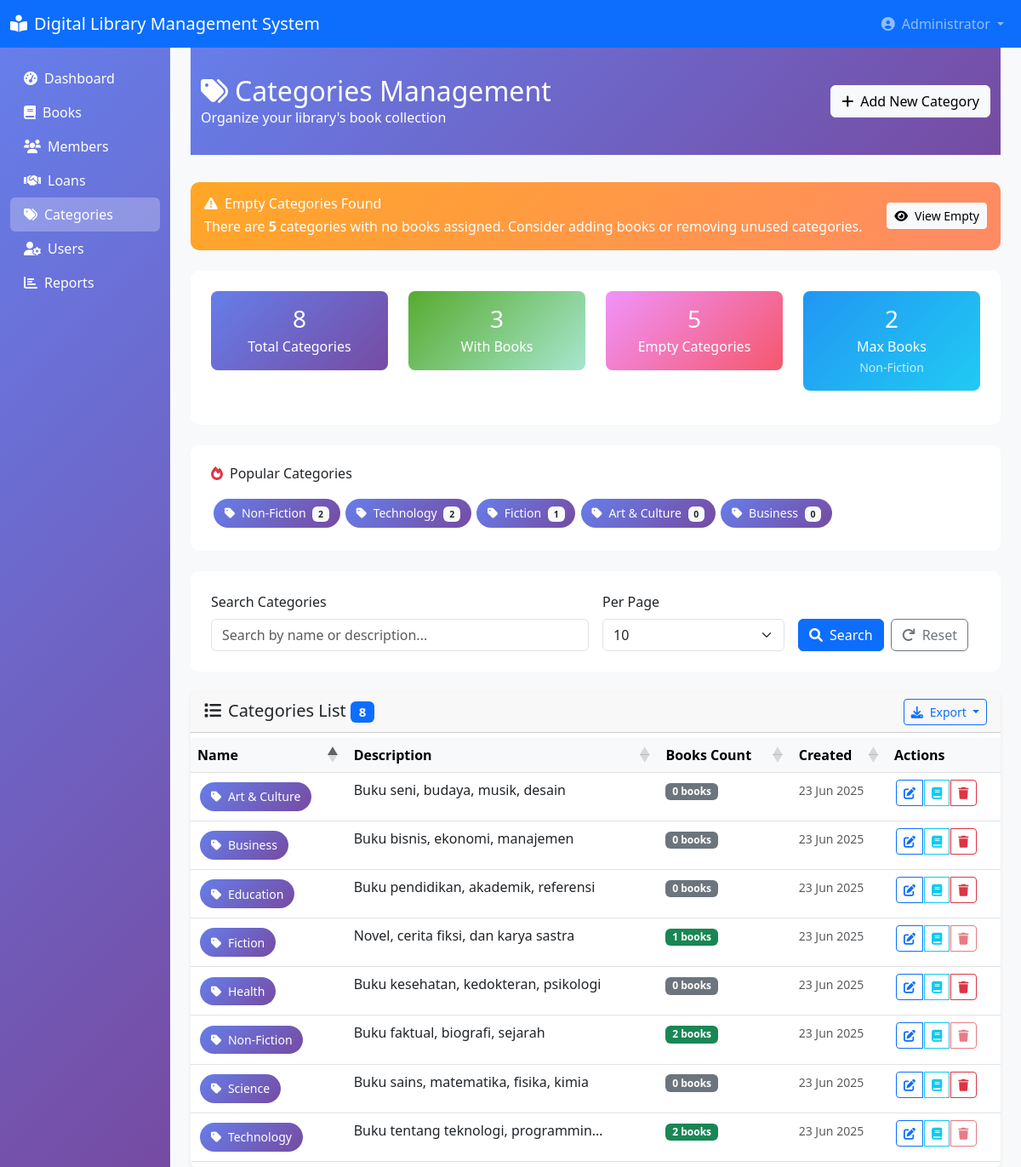
The app's page /categories.php (signed in) with its own data.
### tables this page shows
CREATE TABLE `categories` (
  `id` int NOT NULL,
  `name` varchar(100) NOT NULL,
  `description` text,
  `created_at` timestamp NULL DEFAULT CURRENT_TIMESTAMP,
  `updated_at` timestamp NULL DEFAULT CURRENT_TIMESTAMP ON UPDATE CURRENT_TIMESTAMP
);

### categories.php (the view, shortened to what the rows shown need)
<?php
require_once 'config.php';
require_once 'classes/BaseModel.php';
require_once 'classes/Category.php';
$categoryModel = new Category();
$action = $_GET['action'] ?? 'list';
$page = (int)($_GET['page'] ?? 1);
$perPage = (int)($_GET['per_page'] ?? RECORDS_PER_PAGE);
$search = sanitize($_GET['search'] ?? '');
try {
    $categories = $categoryModel->getCategoriesWithPagination($page, $perPage, $search);
    $popularCategories = $categoryModel->getPopularCategories(5);
} catch (Exception $e) {
    $message = "Error loading categories: " . $e->getMessage();
    $messageType = 'error';
    $categories = ['data' => [], 'total_pages' => 0, 'current_page' => 1];
    $categoryStats = ['total_categories' => 0, 'categories_with_books' => 0, 'empty_categories' => 0];
    $popularCategories = [];
    $emptyCategories = [];
}
$editCategory = null;
$csrfToken = generateCSRFToken();
?>
<!DOCTYPE html>
<html lang="en">
<head>
    <link href="https://cdn.jsdelivr.net/npm/bootstrap@5.3.0/dist/css/bootstrap.min.css" rel="stylesheet">
    <link href="https://cdnjs.cloudflare.com/ajax/libs/font-awesome/6.0.0/css/all.min.css" rel="stylesheet">
    <link href="https://cdn.datatables.net/1.13.0/css/dataTables.bootstrap5.min.css" rel="stylesheet">
</head>
<body>
    <div class="container-fluid">
        <div class="row">
            <main class="col-md-9 ms-sm-auto col-lg-10 px-md-4">
                <div class="page-header">
                    <div class="container-fluid">
                        <div class="row align-items-center">
                            <div class="col">
                                <h1 class="h2 mb-0">
                                    <i class="fas fa-tags me-2"></i>Categories Management
                                </h1>
                            </div>
                        </div>
                    </div>
                </div>
                <?php if ($action === 'add' || $action === 'edit'): ?>
                    <div class="card">
                        <div class="card-header">
                            <h5 class="mb-0">
                                <i class="fas fa-<?php echo $action === 'add' ? 'plus' : 'edit'; ?> me-2"></i>
                                <?php echo $action === 'add' ? 'Add New Category' : 'Edit Category'; ?>
                            </h5>
                        </div>
                        <div class="card-body">
                            <form method="POST" id="categoryForm">
                                <input type="hidden" name="csrf_token" value="<?php echo $csrfToken; ?>">
                                <?php if ($action === 'edit'): ?>
                                    <input type="hidden" name="category_id" value="<?php echo $editCategory['id']; ?>">
                                <?php endif; ?>
                                <div class="row">
                                    <div class="col-md-6 mb-3">
                                        <label for="name" class="form-label">Category Name *</label>
                                        <input type="text" class="form-control" id="name" name="name"
                                            value="<?php echo htmlspecialchars($editCategory['name'] ?? ''); ?>"
                                            required maxlength="100">
                                        <div class="form-text">Enter a unique category name</div>
                                    </div>
                                    <div class="col-md-6 mb-3">
                                        <label class="form-label">Category Preview</label>
                                        <div class="form-control-plaintext">
                                            <span class="category-tag" id="categoryPreview">
                                                <i class="fas fa-tag me-1"></i>
                                                <?php echo htmlspecialchars($editCategory['name'] ?? 'Category Name'); ?>
                                            </span>
                                        </div>
                                    </div>
                                </div>
                                <div class="mb-3">
                                    <label for="description" class="form-label">Description</label>
                                    <textarea class="form-control" id="description" name="description"
                                        rows="4" maxlength="500"><?php echo htmlspecialchars($editCategory['description'] ?? ''); ?></textarea>
                                    <div class="form-text">Optional description for this category (max 500 characters)</div>
                                </div>
                                <div class="d-flex gap-2">
                                    <button type="submit" name="<?php echo $action === 'add' ? 'add_category' : 'edit_category'; ?>" class="btn btn-primary">
                                        <i class="fas fa-save me-2"></i>
                                        <?php echo $action === 'add' ? 'Add Category' : 'Update Category'; ?>
                                    </button>
                                    <a href="categories.php" class="btn btn-secondary">
                                        <i class="fas fa-times me-2"></i>Cancel
                                    </a>
                                </div>
                            </form>
                        </div>
                    </div>
                <?php else: ?>
                    <?php if (!empty($popularCategories)): ?>
                        <div class="popular-categories">
                            <div class="d-flex flex-wrap">
                                <?php foreach ($popularCategories as $popular): ?>
                                    <a href="books.php?category=<?php echo $popular['id']; ?>" class="category-tag">
                                        <i class="fas fa-tag me-1"></i>
                                        <?php echo htmlspecialchars($popular['name']); ?>
                                        <span class="badge bg-light text-dark ms-1"><?php echo $popular['book_count']; ?></span>
                                    </a>
                                <?php endforeach; ?>
                            </div>
                        </div>
                    <?php endif; ?>
                    <div class="card">
                        <div class="card-body p-0">
                            <?php if (!empty($categories['data'])): ?>
                                <div class="table-responsive">
                                    <table class="table table-hover mb-0" id="categoriesTable">
                                        <thead class="table-light">
                                            <tr>
                                                <th>Name</th>
                                                <th>Description</th>
                                                <th>Books Count</th>
                                                <th>Created</th>
                                                <th>Actions</th>
                                            </tr>
                                        </thead>
                                        <tbody>
                                            <?php foreach ($categories['data'] as $category): ?>
                                                <tr>
                                                    <td>
                                                        <div class="d-flex align-items-center">
                                                            <span class="category-tag me-2">
                                                                <i class="fas fa-tag me-1"></i>
                                                                <?php echo htmlspecialchars($category['name']); ?>
                                                            </span>
                                                        </div>
                                                    </td>
                                                    <td>
                                                        <?php if ($category['description']): ?>
                                                            <span class="text-truncate d-inline-block" style="max-width: 300px;"
                                                                title="<?php echo htmlspecialchars($category['description']); ?>">
                                                                <?php echo htmlspecialchars($category['description']); ?>
                                                            </span>
                                                        <?php else: ?>
                                                            <span class="text-muted">No description</span>
                                                        <?php endif; ?>
                                                    </td>
                                                    <td>
                                                        <?php if ($category['book_count'] > 0): ?>
                                                            <a href="books.php?category=<?php echo $category['id']; ?>"
                                                                class="badge bg-success text-decoration-none">
                                                                <?php echo $category['book_count']; ?> books
                                                            </a>
                                                        <?php else: ?>
                                                            <span class="badge bg-secondary">0 books</span>
                                                        <?php endif; ?>
                                                    </td>
                                                    <td>
                                                        <small class="text-muted">
                                                            <?php echo date('d M Y', strtotime($category['created_at'])); ?>
                                                        </small>
                                                    </td>
                                                    <td>
                                                        <div class="btn-group" role="group">
                                                            <a href="categories.php?action=edit&id=<?php echo $category['id']; ?>"
                                                                class="btn btn-sm btn-outline-primary btn-action"
                                                                title="Edit">
                                                                <i class="fas fa-edit"></i>
                                                            </a>
                                                            <a href="books.php?category=<?php echo $category['id']; ?>"
                                                                class="btn btn-sm btn-outline-info btn-action"
                                                                title="View Books">
                                                                <i class="fas fa-book"></i>
                                                            </a>
                                                            <?php if (isAdmin()): ?>
                                                                <button type="button"
                                                                    class="btn btn-sm btn-outline-danger btn-action"
                                                                    onclick="deleteCategory(<?php echo $category['id']; ?>, '<?php echo htmlspecialchars($category['name']); ?>', <?php echo $category['book_count']; ?>)"
                                                                    title="Delete"
                                                                    <?php echo $category['book_count'] > 0 ? 'disabled' : ''; ?>>
                                                                    <i class="fas fa-trash"></i>
                                                                </button>
                                                            <?php endif; ?>
                                                        </div>
                                                    </td>
                                                </tr>
                                            <?php endforeach; ?>
                                        </tbody>
                                    </table>
                                </div>
                            <?php endif; ?>
                        </div>
                    </div>
                <?php endif; ?>
            </main>
        </div>
    </div>
</body>
</html>

### records on screen
categories: name "Non-Fiction", book_count "2", description "Buku faktual, biografi, sejarah", created_at "23 Jun 2025"
categories: name "Technology", book_count "2", description "Buku tentang teknologi, programmin…", created_at "23 Jun 2025"
categories: name "Fiction", book_count "1", description "Novel, cerita fiksi, dan karya sastra", created_at "23 Jun 2025"
categories: name "Art & Culture", book_count "0", description "Buku seni, budaya, musik, desain", shows "0 books", created_at "23 Jun 2025"
categories: name "Business", book_count "0", description "Buku bisnis, ekonomi, manajemen", shows "0 books", created_at "23 Jun 2025"
categories: name "Education", description "Buku pendidikan, akademik, referensi", shows "0 books", created_at "23 Jun 2025"
categories: name "Health", description "Buku kesehatan, kedokteran, psikologi", shows "0 books", created_at "23 Jun 2025"
categories: name "Science", description "Buku sains, matematika, fisika, kimia", shows "0 books", created_at "23 Jun 2025"

### other values on screen
SITE_NAME "Digital Library Management System"
$_SESSION['full_name'] "Administrator"
count($emptyCategories) "5"
$categoryStats['total_categories'] "8"
$categoryStats['categories_with_books'] "3"
$categoryStats['empty_categories'] "5"
$categoryStats['most_popular']['book_count'] "2"
$categoryStats['most_popular']['name'] "Non-Fiction"
$categories['total_records'] "8"
